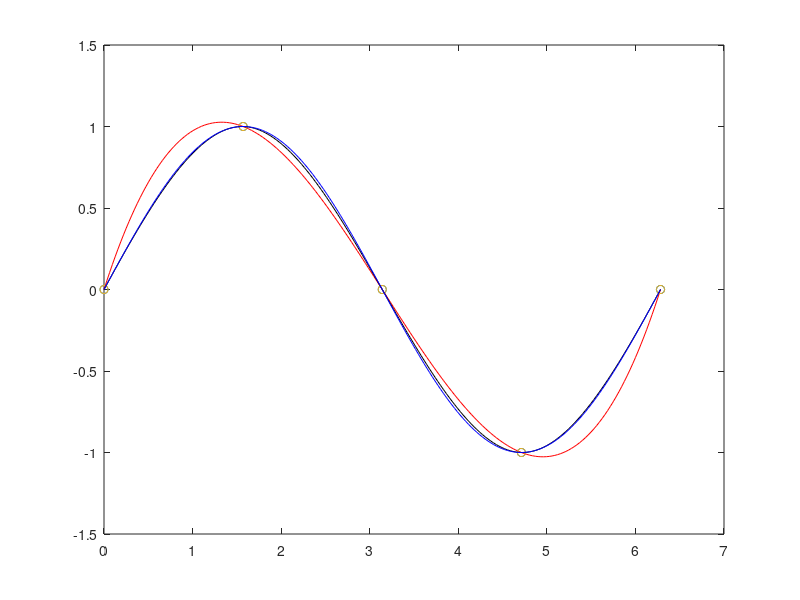

Recreate this plot in MATLAB.
x=[0 pi/2 pi 3*pi/2 2*pi];
y=sin(x);
xx = 0:pi/100:2*pi;

%natural clamped spline
nat=spline(x,y,xx);
nat
nat1=spline(x,y,pi/4);
nat1
plot(x,y,'o',xx,nat,'color','red');
hold on;

%cubic clamped spline
%cos0=1 cos(2*pi)=1
clamped=spline(x,[1 y 1],xx);
clamped
clamped1=spline(x,[1 y 1],pi/4);
clamped1
plot(x,y,'o',xx,clamped,'color','black');

%the function
plot(xx,sin(xx),'color','blue');
%x=[pi/4];
res=sin(pi/4);
printf("%d",res);